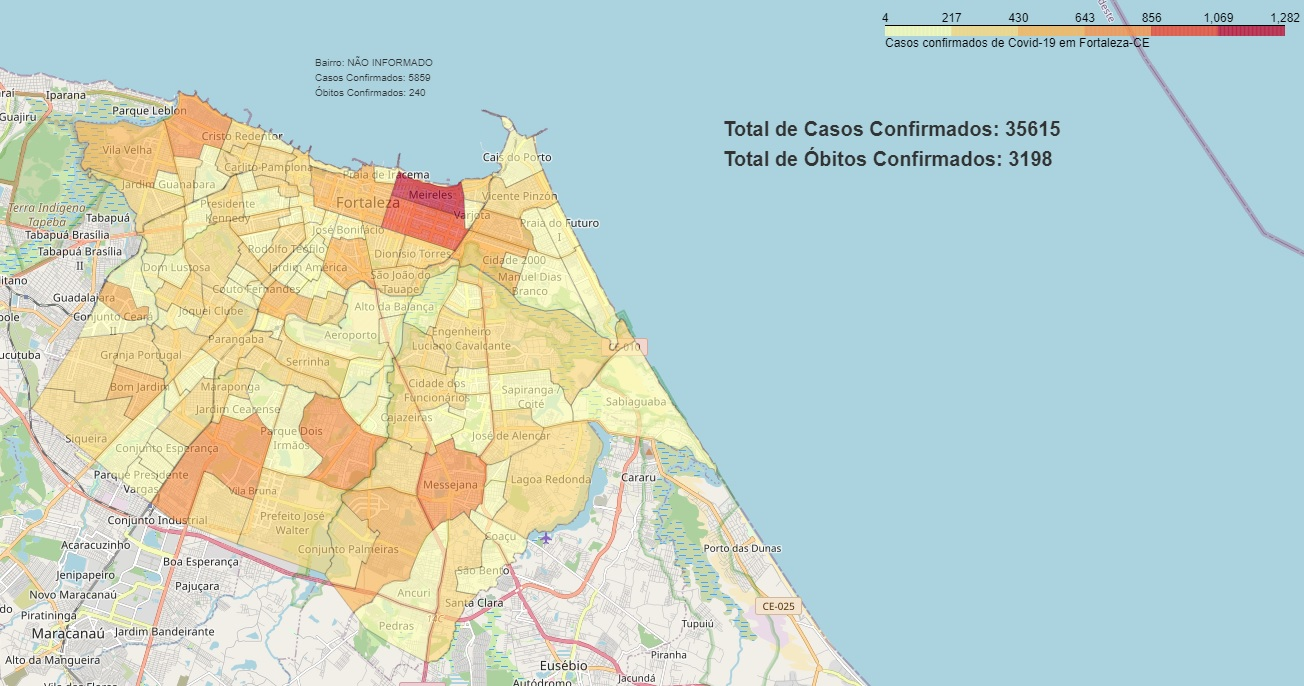

Python code for this plot:
import folium
from folium.features import DivIcon

def create_map(clean_data):
    # Initialize variables
    geo_neighborhoods = clean_data[0]
    positive_cases_by_neighborhood_only_known_names = clean_data[1]
    positive_cases_no_information_neighborhoods = clean_data[2]
    deaths_no_information_neighborhoods = clean_data[3]
    positive_cases_total = clean_data[4]
    deaths_total = clean_data[5]

    # Create folium map
    map = folium.Map(location=[-3.7981414, -38.5218430], zoom_start=12)

    choropleth = folium.Choropleth(
                geo_data=geo_neighborhoods,
                name='choropleth',
                data=positive_cases_by_neighborhood_only_known_names, 
                columns=['codigoPaciente'],
                key_on='feature.properties.NOME',
                fill_color='YlOrRd',
                fill_opacity=0.6,
                line_opacity=0.2,
                highlight=True,
                legend_name='Casos confirmados de Covid-19 em Fortaleza-CE'
    ).add_to(map)

    choropleth.geojson.add_child(folium.features.GeoJsonTooltip(fields=['NOME', 'CASOS_POSITIVOS', 'OBITOS_CONFIRMADOS'], aliases=['Bairro:', 'Casos confirmados:', 'Óbitos confirmados:']))

    folium.map.Marker(
        [-3.68, -38.5399999],
        icon=DivIcon(
            icon_size=(150,100),
            icon_anchor=(0,0),
            html=f'<div style="font-size:10px;">Bairro: NÃO INFORMADO<br> Casos Confirmados: {positive_cases_no_information_neighborhoods}<br>Óbitos Confirmados: {deaths_no_information_neighborhoods}</div>',
            )
        ).add_to(map)

    folium.map.Marker(
        [-3.7, -38.3999999],
        icon=DivIcon(
            icon_size=(400,300),
            icon_anchor=(0,0),
            html=f'<div style="font-size:20px;font-weight:bold">Total de Casos Confirmados: {positive_cases_total}<br>Total de Óbitos Confirmados: {deaths_total}</div>',
            )
        ).add_to(map)

    map.save('Covid-19_confirmed_cases_fortaleza.html')